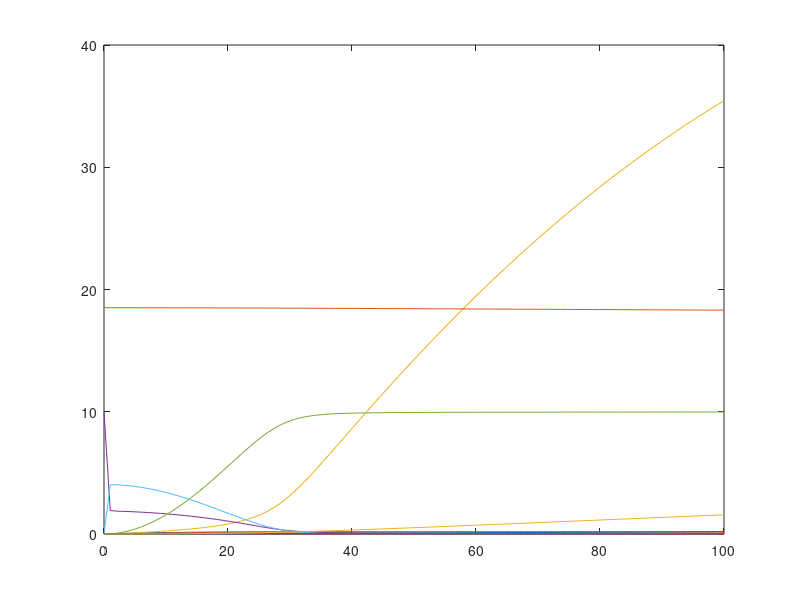

Recreate this plot in MATLAB.
% This file works with OCTAVE and is automatically generated with 
% the System Biology Format Converter (http://sbfc.sourceforge.net/)
% from an SBML file.
% To run this file with Matlab you must edit the comments providing
% the definition of the ode solver and the signature for the 
% xdot function.
%
% The conversion system has the following limitations:
%  - You may have to re order some reactions and Assignment Rules definition
%  - Delays are not taken into account
%  - You should change the lsode parameters (start, end, steps) to get better results
%

%
% Model name = Grigolon2018 - Feedback Loop in ARF and IAA Response
%
% is http://identifiers.org/biomodels.db/MODEL1706070000
%


function main()
%Initial conditions vector
	x0=zeros(10,1);
	x0(1) = 0.0;
	x0(2) = 0.0;
	x0(3) = 0.0;
	x0(4) = 10.0;
	x0(5) = 0.0;
	x0(6) = 0.0;
	x0(7) = 0.0;
	x0(8) = 0.0;
	x0(9) = 18.51;
	x0(10) = 0.0;


% Depending on whether you are using Octave or Matlab,
% you should comment / uncomment one of the following blocks.
% This should also be done for the definition of the function f below.
% Start Matlab code
%	tspan=[0:0.01:100];
%	opts = odeset('AbsTol',1e-3);
%	[t,x]=ode23tb(@f,tspan,x0,opts);
% End Matlab code

% Start Octave code
	t=linspace(0,100,100);
	x=lsode('f',x0,t);
% End Octave code


	plot(t,x);
end



% Depending on whether you are using Octave or Matlab,
% you should comment / uncomment one of the following blocks.
% This should also be done for the definition of the function f below.
% Start Matlab code
%function xdot=f(t,x)
% End Matlab code

% Start Octave code
function xdot=f(x,t)
% End Octave code

% Compartment: id = Cell, name = Cell, constant
	compartment_Cell=1.0;
% Parameter:   id =  Sauxin, name = Sauxin
	global_par_Sauxin=0.02;
% Parameter:   id =  muaux, name = muaux
	global_par_muaux=0.1;
% Parameter:   id =  lambda1, name = lambda1
	global_par_lambda1=0.48;
% Parameter:   id =  thetaARF, name = thetaARF
	global_par_thetaARF=100.0;
% Parameter:   id =  thetaARF2, name = thetaARF2
	global_par_thetaARF2=100.0;
% Parameter:   id =  thetaARFIAA, name = thetaARFIAA
	global_par_thetaARFIAA=100.0;
% Parameter:   id =  muIAAm, name = muIAAm
	global_par_muIAAm=0.003;
% Parameter:   id =  muIAA, name = muIAA
	global_par_muIAA=0.003;
% Parameter:   id =  delta, name = delta
	global_par_delta=4.0;
% Parameter:   id =  qa, name = qa
	global_par_qa=0.5;
% Parameter:   id =  qd, name = qd
	global_par_qd=0.44;
% Parameter:   id =  pa, name = pa
	global_par_pa=1.0;
% Parameter:   id =  pd, name = pd
	global_par_pd=0.072;
% Parameter:   id =  ka, name = ka
	global_par_ka=8.2E-4;
% Parameter:   id =  kd, name = kd
	global_par_kd=0.33;
% Parameter:   id =  la, name = la
	global_par_la=5.75;
% Parameter:   id =  ld, name = ld
	global_par_ld=0.045;
% Parameter:   id =  lm, name = lm
	global_par_lm=0.9;
% Parameter:   id =  muIAAstar, name = muIAAstar
	global_par_muIAAstar=0.1;

% Reaction: id = auxin_production, name = auxin_production
	reaction_auxin_production=global_par_Sauxin;

% Reaction: id = auxin_degradation, name = auxin_degradation
	reaction_auxin_degradation=x(1)*global_par_muaux;

% Reaction: id = mRNA_production, name = mRNA_production
	reaction_mRNA_production=x(4)*global_par_lambda1*(global_par_thetaARF*(x(4)*global_par_thetaARF^-1+x(6)*global_par_thetaARF2^-1+x(5)*global_par_thetaARFIAA^-1+1))^-1;

% Reaction: id = mRNA_degradation, name = mRNA_degradation
	reaction_mRNA_degradation=x(2)*global_par_muIAAm;

% Reaction: id = IAA_degradation, name = IAA_degradation
	reaction_IAA_degradation=x(3)*global_par_muIAA;

% Reaction: id = mRNA_translation, name = mRNA_translation
	reaction_mRNA_translation=global_par_delta*x(2);

% Reaction: id = ARF2_formation, name = ARF2_formation
	reaction_ARF2_formation=x(4)^2*global_par_qa;

% Reaction: id = ARF2_dissociation, name = ARF2_dissociation
	reaction_ARF2_dissociation=x(6)*global_par_qd;

% Reaction: id = ARFIAA_formation, name = ARFIAA_formation
	reaction_ARFIAA_formation=x(4)*x(3)*global_par_pa;

% Reaction: id = ARFIAA_dissociation, name = ARFIAA_dissociation
	reaction_ARFIAA_dissociation=x(5)*global_par_pd;

% Reaction: id = auxTIR1_formation, name = auxTIR1_formation
	reaction_auxTIR1_formation=x(1)*global_par_ka*x(9);

% Reaction: id = auxTIR1_dissociation, name = auxTIR1_dissociation
	reaction_auxTIR1_dissociation=x(7)*global_par_kd;

% Reaction: id = auxTIR1IAA_formation, name = auxTIR1IAA_formation
	reaction_auxTIR1IAA_formation=x(7)*x(3)*global_par_la;

% Reaction: id = auxTIR1IAA_dissociation, name = auxTIR1IAA_dissociation
	reaction_auxTIR1IAA_dissociation=x(8)*global_par_ld;

% Reaction: id = IAA_ubiquitination, name = IAA_ubiquitination
	reaction_IAA_ubiquitination=x(8)*global_par_lm;

% Reaction: id = IAAstar_degradation, name = IAAstar_degradation
	reaction_IAAstar_degradation=x(10)*global_par_muIAAstar;

% Species:   id = null, name = null, constant	const_species_null=0.0;

	xdot=zeros(10,1);
	
% Species:   id = aux, name = aux, affected by kineticLaw
	xdot(1) = (1/(compartment_Cell))*(( 1.0 * reaction_auxin_production) + (-1.0 * reaction_auxin_degradation) + (-1.0 * reaction_auxTIR1_formation) + ( 1.0 * reaction_auxTIR1_dissociation));
	
% Species:   id = IAAm, name = IAAm, affected by kineticLaw
	xdot(2) = (1/(compartment_Cell))*(( 1.0 * reaction_mRNA_production) + (-1.0 * reaction_mRNA_degradation) + (-1.0 * reaction_mRNA_translation) + ( 1.0 * reaction_mRNA_translation));
	
% Species:   id = IAAp, name = IAAp, affected by kineticLaw
	xdot(3) = (1/(compartment_Cell))*((-1.0 * reaction_IAA_degradation) + ( 1.0 * reaction_mRNA_translation) + (-1.0 * reaction_ARFIAA_formation) + ( 1.0 * reaction_ARFIAA_dissociation) + (-1.0 * reaction_auxTIR1IAA_formation) + ( 1.0 * reaction_auxTIR1IAA_dissociation));
	
% Species:   id = ARF, name = ARF, affected by kineticLaw
	xdot(4) = (1/(compartment_Cell))*((-2.0 * reaction_ARF2_formation) + ( 2.0 * reaction_ARF2_dissociation) + (-1.0 * reaction_ARFIAA_formation) + ( 1.0 * reaction_ARFIAA_dissociation));
	
% Species:   id = ARFIAA, name = ARFIAA, affected by kineticLaw
	xdot(5) = (1/(compartment_Cell))*(( 1.0 * reaction_ARFIAA_formation) + (-1.0 * reaction_ARFIAA_dissociation));
	
% Species:   id = ARF2, name = ARF2, affected by kineticLaw
	xdot(6) = (1/(compartment_Cell))*(( 1.0 * reaction_ARF2_formation) + (-1.0 * reaction_ARF2_dissociation));
	
% Species:   id = auxTIR1, name = auxTIR1, affected by kineticLaw
	xdot(7) = (1/(compartment_Cell))*(( 1.0 * reaction_auxTIR1_formation) + (-1.0 * reaction_auxTIR1_dissociation) + (-1.0 * reaction_auxTIR1IAA_formation) + ( 1.0 * reaction_auxTIR1IAA_dissociation) + ( 1.0 * reaction_IAA_ubiquitination));
	
% Species:   id = auxTIR1IAA, name = auxTIR1IAA, affected by kineticLaw
	xdot(8) = (1/(compartment_Cell))*(( 1.0 * reaction_auxTIR1IAA_formation) + (-1.0 * reaction_auxTIR1IAA_dissociation) + (-1.0 * reaction_IAA_ubiquitination));
	
% Species:   id = TIR1, name = TIR1, affected by kineticLaw
	xdot(9) = (1/(compartment_Cell))*((-1.0 * reaction_auxTIR1_formation) + ( 1.0 * reaction_auxTIR1_dissociation));
	
% Species:   id = IAAstar, name = IAAstar, affected by kineticLaw
	xdot(10) = (1/(compartment_Cell))*(( 1.0 * reaction_IAA_ubiquitination) + (-1.0 * reaction_IAAstar_degradation));
end

% adding few functions representing operators used in SBML but not present directly 
% in either matlab or octave. 
function z=pow(x,y),z=x^y;end
function z=root(x,y),z=y^(1/x);end
function z = piecewise(varargin)
	numArgs = nargin;
	result = 0;
	foundResult = 0;
	for k=1:2: numArgs-1
		if varargin{k+1} == 1
			result = varargin{k};
			foundResult = 1;
			break;
		end
	end
	if foundResult == 0
		result = varargin{numArgs};
	end
	z = result;
end


